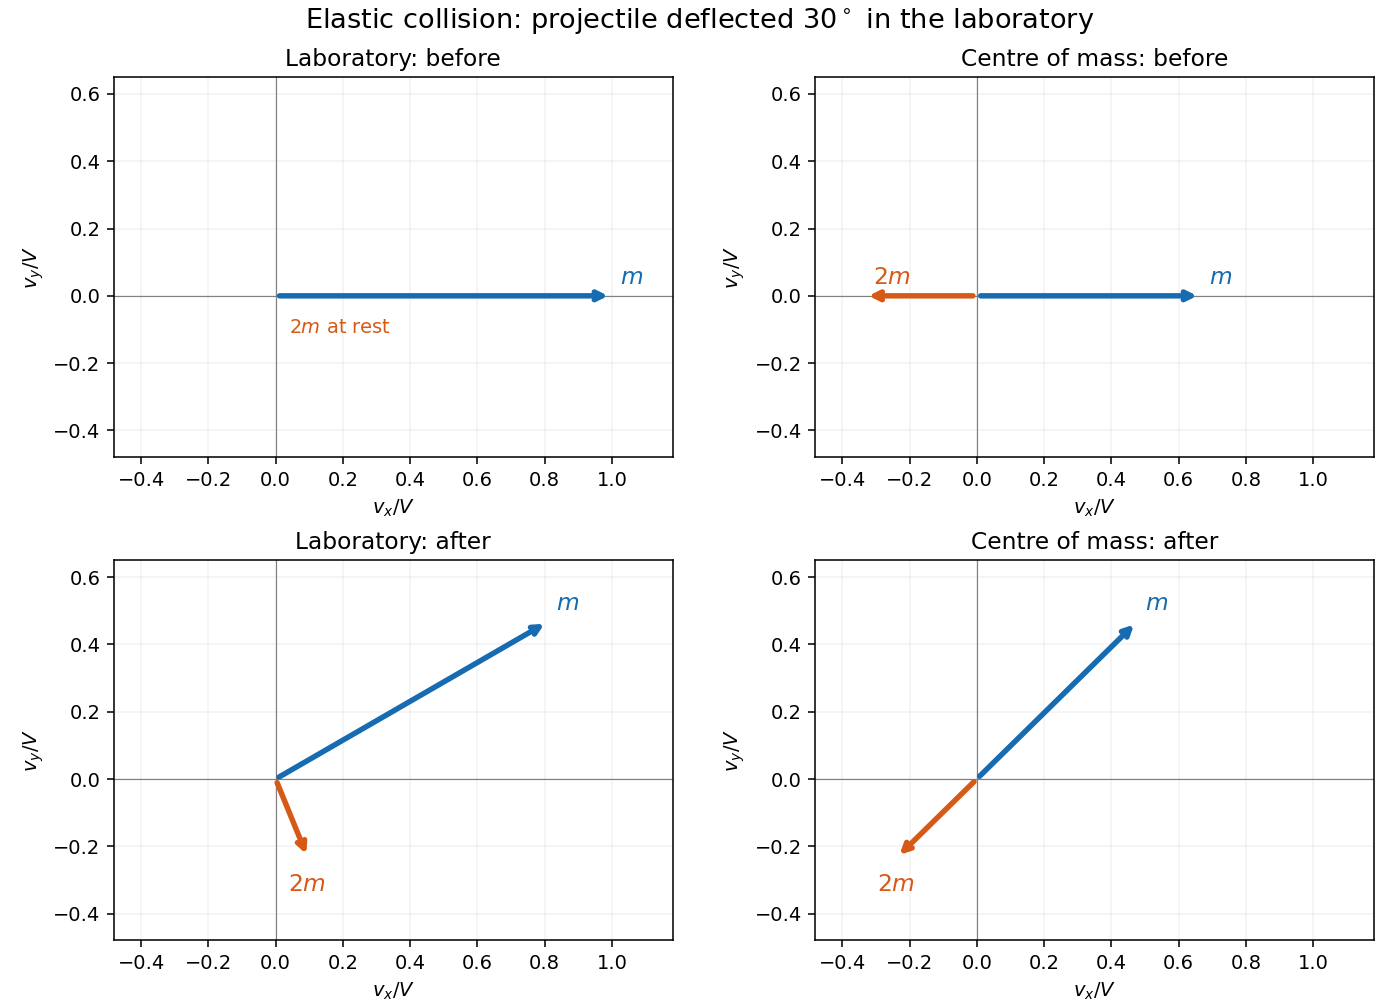

Source code (Python):
"""Velocity vectors of an elastic m:2m collision, laboratory and CM frames."""
from pathlib import Path
import matplotlib
matplotlib.use('Agg')
import matplotlib.pyplot as plt
import numpy as np

v1=np.array([(1+np.sqrt(5))/4,(np.sqrt(3)+np.sqrt(15))/12])
v2=(np.array([1.,0.])-v1)/2
cm=np.array([1/3,0.])
fig,axes=plt.subplots(2,2,figsize=(10,7.2),layout='constrained')
for ax,(title,a,b) in zip(axes.flat,[('Laboratory: before',np.array([1.,0.]),np.zeros(2)),('Centre of mass: before',np.array([2/3,0.]),np.array([-1/3,0.])),('Laboratory: after',v1,v2),('Centre of mass: after',v1-cm,v2-cm)]):
 for vec,color,label in [(a,'#176bb0',r'$m$'),(b,'#d65a16',r'$2m$')]:
  if np.linalg.norm(vec)>1e-10:
   ax.annotate('',xy=vec,xytext=(0,0),arrowprops=dict(arrowstyle='->',color=color,lw=2.8))
   ax.text(*(vec+np.array([.025,.035] if vec[1]>=0 else [-.06,-.10])),label,color=color,fontsize=12)
  else:ax.text(.04,-.11,label+' at rest',color=color)
 ax.axhline(0,lw=.6,color='.5');ax.axvline(0,lw=.6,color='.5')
 ax.set(title=title,xlim=(-.48,1.18),ylim=(-.48,.65),aspect='equal',xlabel=r'$v_x/V$',ylabel=r'$v_y/V$')
 ax.grid(alpha=.15)
fig.suptitle(r'Elastic collision: projectile deflected $30^\circ$ in the laboratory',fontsize=14)
fig.savefig(Path.cwd()/Path(__file__).with_suffix('.png').name,dpi=140,facecolor='white')
